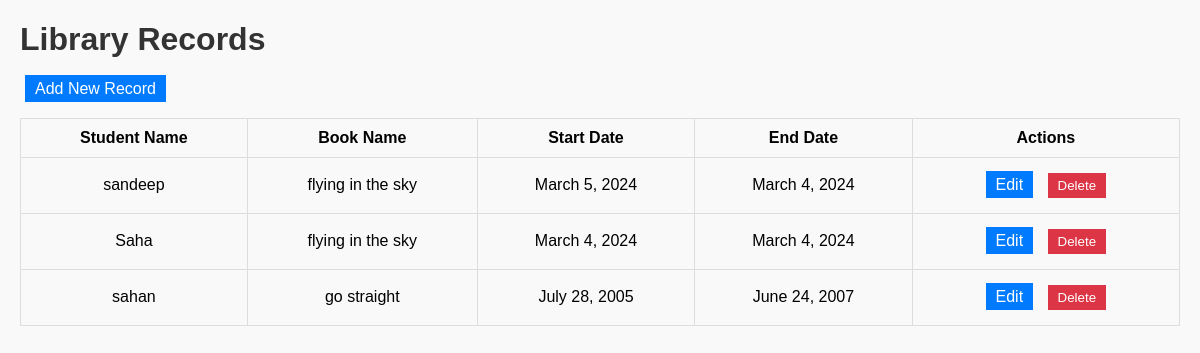
/library/, run on the app's committed database.
### testapp/models.py (models this page shows, shortened)
class Library(models.Model):
    student = models.ForeignKey(Student, on_delete=models.CASCADE)
    book = models.ForeignKey(Book, on_delete=models.CASCADE)
    start_date = models.DateField()
    end_date = models.DateField()

class Student(models.Model):
    name = models.CharField(max_length=100)
    student_class = models.CharField(max_length=50)
    photo = models.ImageField(upload_to='photos/')
    video = models.FileField(upload_to='videos/')

class Book(models.Model):
    name = models.CharField(max_length=255)
    author = models.CharField(max_length=255)
    publication = models.CharField(max_length=255)
    year = models.PositiveIntegerField()

### testapp/views.py (the view)
# urls.py: path('', views.library_list, name='library_list'),  # List all library records
def library_list(request):
    libraries = Library.objects.all()
    return render(request, 'testapp/library_list.html', {'libraries': libraries})

### templates/testapp/library_list.html (shortened to what this page needs)
<!DOCTYPE html>
{%load static%}
<html lang="en">
  <head>
    <link rel="stylesheet" href="{% static 'css/styles.css' %}" />
  </head>
  <body>
    <h1>Library Records</h1>
    <a href="{% url 'library_create' %}" class="button">Add New Record</a>
    <table>
      <thead>
        <tr>
          <th>Student Name</th>
          <th>Book Name</th>
          <th>Start Date</th>
          <th>End Date</th>
          <th>Actions</th>
        </tr>
      </thead>
      <tbody>
        {% for library in libraries %}
        <tr>
          <td>{{ library.student.name }}</td>
          <td>{{ library.book.name }}</td>
          <td>{{ library.start_date }}</td>
          <td>{{ library.end_date }}</td>
          <td>
            <a href="{% url 'library_edit' library.pk %}">Edit</a>
            <form
              action="{% url 'library_delete' library.pk %}"
              method="post"
              style="display: inline"
            >
              <button type="submit">Delete</button>
            </form>
          </td>
        </tr>
        {% endfor %}
      </tbody>
    </table>
  </body>
</html>

### static/css/styles.css (style rules this page uses)
body { font-family: Arial, sans-serif; margin: 20px; background-color: #f9f9f9; }
h1 { color: #333; }
table { width: 100%; border-collapse: collapse; margin-top: 20px; }
table, th, td { border: 1px solid #ddd; }
th, td { padding: 10px; text-align: center; }
a, button { text-decoration: none; padding: 5px 10px; margin: 5px; }
a { background-color: #007bff; color: white; }
button { background-color: #dc3545; color: white; border: none; cursor: pointer; }

### data on the page
Library: student.name "sandeep", book.name "flying in the sky", start_date "March 5, 2024", end_date "March 4, 2024"
Library: student.name "Saha", book.name "flying in the sky", start_date "March 4, 2024", end_date "March 4, 2024"
Library: student.name "sahan", book.name "go straight", start_date "July 28, 2005", end_date "June 24, 2007"
